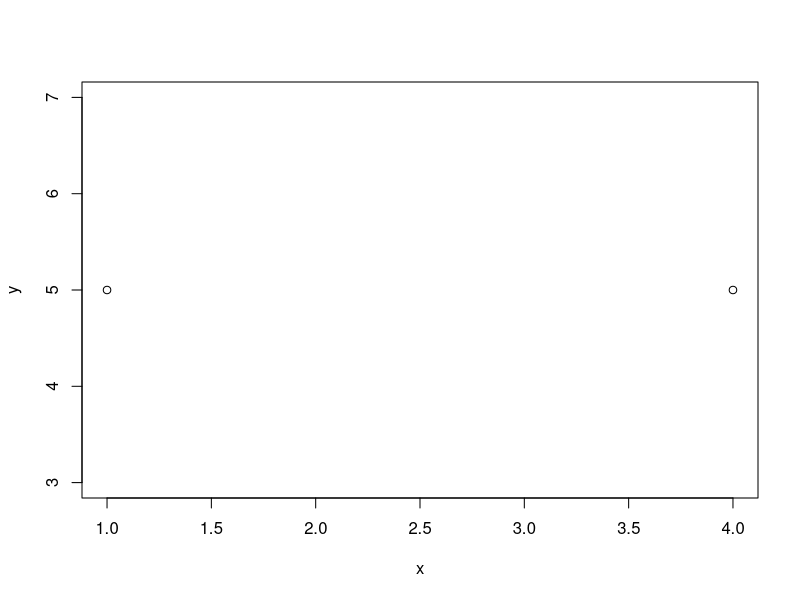

Generate this figure with R:
x = c(1,4)
y = c(5,5)
plot(x,y)
z = 15

# ctrl + shift + o = 파일불러오기
# ctrl + shift + n = 새로만들기
# ctrl + s = 파일저장하기
# alt + shift + k = 모든 단축키 확인
# ctrl + shift + c = 주석처리리


